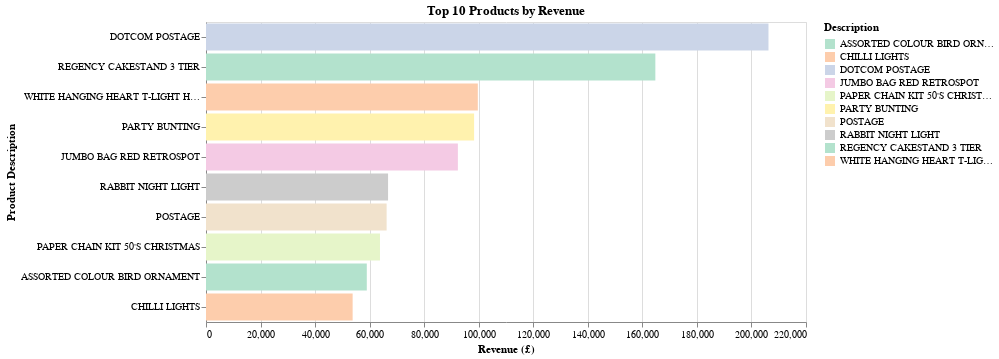

Notebook code cell kept with this figure:
### Code cell
chart = plot_top_products_revenue(data)
chart

### Figure 1 — Vega specification as saved in the notebook (floating-point values rounded to 4 significant figures)
{"$schema": "https://vega.github.io/schema/vega/v5.json", "data": [{"name": "source_0"}, {"name": "data_0", "values": [{"Description": "DOTCOM POSTAGE", "Revenue": 206200.0, "Revenue_end": 206200.0, "Revenue_start": 0.0}, {"Description": "REGENCY CAKESTAND 3 TIER", "Revenue": 164800.0, "Revenue_end": 164800.0, "Revenue_start": 0.0}, {"Description": "WHITE HANGING HEART T-LIGHT HOLDER", "Revenue": 99670.0, "Revenue_end": 99670.0, "Revenue_start": 0.0}, {"Description": "PARTY BUNTING", "Revenue": 98300.0, "Revenue_end": 98300.0, "Revenue_start": 0.0}, {"Description": "JUMBO BAG RED RETROSPOT", "Revenue": 92360.0, "Revenue_end": 92360.0, "Revenue_start": 0.0}, {"Description": "RABBIT NIGHT LIGHT", "Revenue": 66760.0, "Revenue_end": 66760.0, "Revenue_start": 0.0}, {"Description": "POSTAGE", "Revenue": 66230.0, "Revenue_end": 66230.0, "Revenue_start": 0.0}, {"Description": "PAPER CHAIN KIT 50'S CHRISTMAS ", "Revenue": 63790.0, "Revenue_end": 63790.0, "Revenue_start": 0.0}, {"Description": "ASSORTED COLOUR BIRD ORNAMENT", "Revenue": 58960.0, "Revenue_end": 58960.0, "Revenue_start": 0.0}, {"Description": "CHILLI LIGHTS", "Revenue": 53770.0, "Revenue_end": 53770.0, "Revenue_start": 0.0}]}, {"name": "source_0_y_domain_Description", "values": [{"Description": "DOTCOM POSTAGE", "sort_field": 206200.0}, {"Description": "REGENCY CAKESTAND 3 TIER", "sort_field": 164800.0}, {"Description": "WHITE HANGING HEART T-LIGHT HOLDER", "sort_field": 99670.0}, {"Description": "PARTY BUNTING", "sort_field": 98300.0}, {"Description": "JUMBO BAG RED RETROSPOT", "sort_field": 92360.0}, {"Description": "RABBIT NIGHT LIGHT", "sort_field": 66760.0}, {"Description": "POSTAGE", "sort_field": 66230.0}, {"Description": "PAPER CHAIN KIT 50'S CHRISTMAS ", "sort_field": 63790.0}, {"Description": "ASSORTED COLOUR BIRD ORNAMENT", "sort_field": 58960.0}, {"Description": "CHILLI LIGHTS", "sort_field": 53770.0}]}, {"name": "data_0_color_domain_Description", "values": [{"Description": "DOTCOM POSTAGE"}, {"Description": "REGENCY CAKESTAND 3 TIER"}, {"Description": "WHITE HANGING HEART T-LIGHT HOLDER"}, {"Description": "PARTY BUNTING"}, {"Description": "JUMBO BAG RED RETROSPOT"}, {"Description": "RABBIT NIGHT LIGHT"}, {"Description": "POSTAGE"}, {"Description": "PAPER CHAIN KIT 50'S CHRISTMAS "}, {"Description": "ASSORTED COLOUR BIRD ORNAMENT"}, {"Description": "CHILLI LIGHTS"}]}], "marks": [{"type": "rect", "name": "marks", "from": {"data": "data_0"}, "encode": {"update": {"x2": {"field": "Revenue_start", "scale": "x"}, "y": {"field": "Description", "scale": "y"}, "tooltip": {"signal": "{\"Description\": isValid(datum[\"Description\"]) ? datum[\"Description\"] : \"\"+datum[\"Description\"], \"Revenue\": format(datum[\"Revenue\"], \"\")}"}, "height": {"signal": "max(0.25, bandwidth('y'))"}, "fill": {"field": "Description", "scale": "color"}, "x": {"field": "Revenue_end", "scale": "x"}}}, "style": ["bar"]}], "scales": [{"name": "x", "type": "linear", "domain": {"data": "data_0", "fields": ["Revenue_start", "Revenue_end"]}, "range": [0, {"signal": "width"}], "zero": true, "nice": true}, {"name": "y", "type": "band", "domain": {"data": "source_0_y_domain_Description", "field": "Description", "sort": {"op": "max", "field": "sort_field", "order": "descending"}}, "range": [0, {"signal": "height"}], "paddingInner": 0.1, "paddingOuter": 0.05}, {"name": "color", "type": "ordinal", "domain": {"data": "data_0_color_domain_Description", "field": "Description", "sort": true}, "range": {"scheme": "pastel2"}}], "axes": [{"scale": "x", "grid": true, "maxExtent": 0, "ticks": false, "aria": false, "domain": false, "labels": false, "tickCount": {"signal": "ceil(width/40)"}, "minExtent": 0, "zindex": 0, "orient": "bottom", "gridScale": "y"}, {"scale": "x", "title": "Revenue (£)", "grid": false, "tickCount": {"signal": "ceil(width/40)"}, "orient": "bottom", "labelOverlap": true, "labelFlush": true, "zindex": 0}, {"scale": "y", "orient": "left", "grid": false, "title": "Product Description", "zindex": 0}], "title": {"text": "Top 10 Products by Revenue", "frame": "group"}, "style": "cell", "padding": 5, "height": 300, "legends": [{"fill": "color", "symbolType": "square", "title": "Description"}], "width": 600, "background": "white"}
